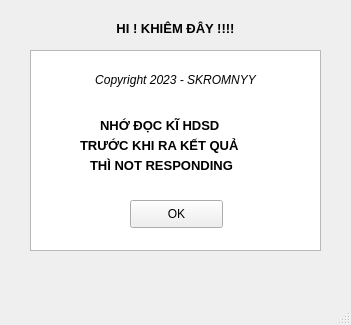
<?xml version="1.0" encoding="UTF-8"?>
<ui version="4.0">
 <class>homedothi</class>
 <widget class="QMainWindow" name="homedothi">
  <property name="geometry">
   <rect>
    <x>0</x>
    <y>0</y>
    <width>351</width>
    <height>325</height>
   </rect>
  </property>
  <property name="windowTitle">
   <string>MainWindow</string>
  </property>
  <widget class="QWidget" name="dothi">
   <widget class="QLabel" name="label">
    <property name="geometry">
     <rect>
      <x>0</x>
      <y>20</y>
      <width>351</width>
      <height>16</height>
     </rect>
    </property>
    <property name="font">
     <font>
      <family>Arial</family>
      <pointsize>10</pointsize>
      <weight>75</weight>
      <bold>true</bold>
     </font>
    </property>
    <property name="text">
     <string>HI ! KHIÊM ĐÂY !!!!</string>
    </property>
    <property name="alignment">
     <set>Qt::AlignCenter</set>
    </property>
   </widget>
   <widget class="QTextBrowser" name="textBrowser">
    <property name="geometry">
     <rect>
      <x>30</x>
      <y>50</y>
      <width>291</width>
      <height>201</height>
     </rect>
    </property>
   </widget>
   <widget class="QPushButton" name="ok">
    <property name="geometry">
     <rect>
      <x>130</x>
      <y>200</y>
      <width>93</width>
      <height>28</height>
     </rect>
    </property>
    <property name="text">
     <string>OK</string>
    </property>
   </widget>
   <widget class="QLabel" name="label_5">
    <property name="geometry">
     <rect>
      <x>30</x>
      <y>70</y>
      <width>291</width>
      <height>20</height>
     </rect>
    </property>
    <property name="font">
     <font>
      <italic>true</italic>
     </font>
    </property>
    <property name="text">
     <string>Copyright 2023 - SKROMNYY</string>
    </property>
    <property name="alignment">
     <set>Qt::AlignCenter</set>
    </property>
   </widget>
   <widget class="QLabel" name="label_2">
    <property name="geometry">
     <rect>
      <x>100</x>
      <y>110</y>
      <width>161</width>
      <height>31</height>
     </rect>
    </property>
    <property name="font">
     <font>
      <family>Arial</family>
      <pointsize>10</pointsize>
      <weight>75</weight>
      <italic>false</italic>
      <bold>true</bold>
     </font>
    </property>
    <property name="text">
     <string>NHỚ ĐỌC KĨ HDSD</string>
    </property>
   </widget>
   <widget class="QLabel" name="label_3">
    <property name="geometry">
     <rect>
      <x>80</x>
      <y>130</y>
      <width>211</width>
      <height>31</height>
     </rect>
    </property>
    <property name="font">
     <font>
      <family>Arial</family>
      <pointsize>10</pointsize>
      <weight>75</weight>
      <italic>false</italic>
      <bold>true</bold>
     </font>
    </property>
    <property name="text">
     <string>TRƯỚC KHI RA KẾT QUẢ</string>
    </property>
   </widget>
   <widget class="QLabel" name="label_4">
    <property name="geometry">
     <rect>
      <x>90</x>
      <y>150</y>
      <width>191</width>
      <height>31</height>
     </rect>
    </property>
    <property name="font">
     <font>
      <family>Arial</family>
      <pointsize>10</pointsize>
      <weight>75</weight>
      <italic>false</italic>
      <bold>true</bold>
     </font>
    </property>
    <property name="text">
     <string>THÌ NOT RESPONDING</string>
    </property>
   </widget>
  </widget>
  <widget class="QMenuBar" name="menubar">
   <property name="geometry">
    <rect>
     <x>0</x>
     <y>0</y>
     <width>351</width>
     <height>26</height>
    </rect>
   </property>
  </widget>
  <widget class="QStatusBar" name="statusbar"/>
 </widget>
 <resources/>
 <connections/>
</ui>
